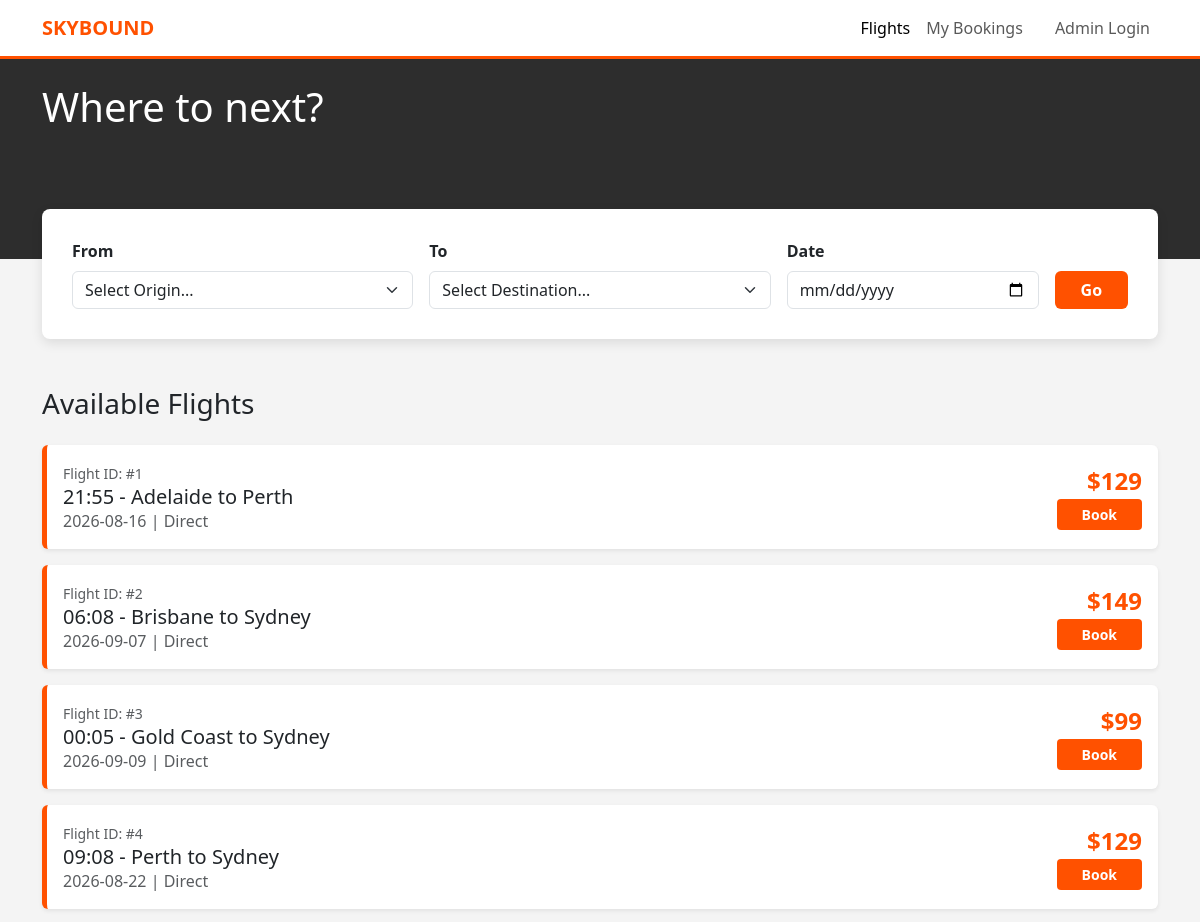
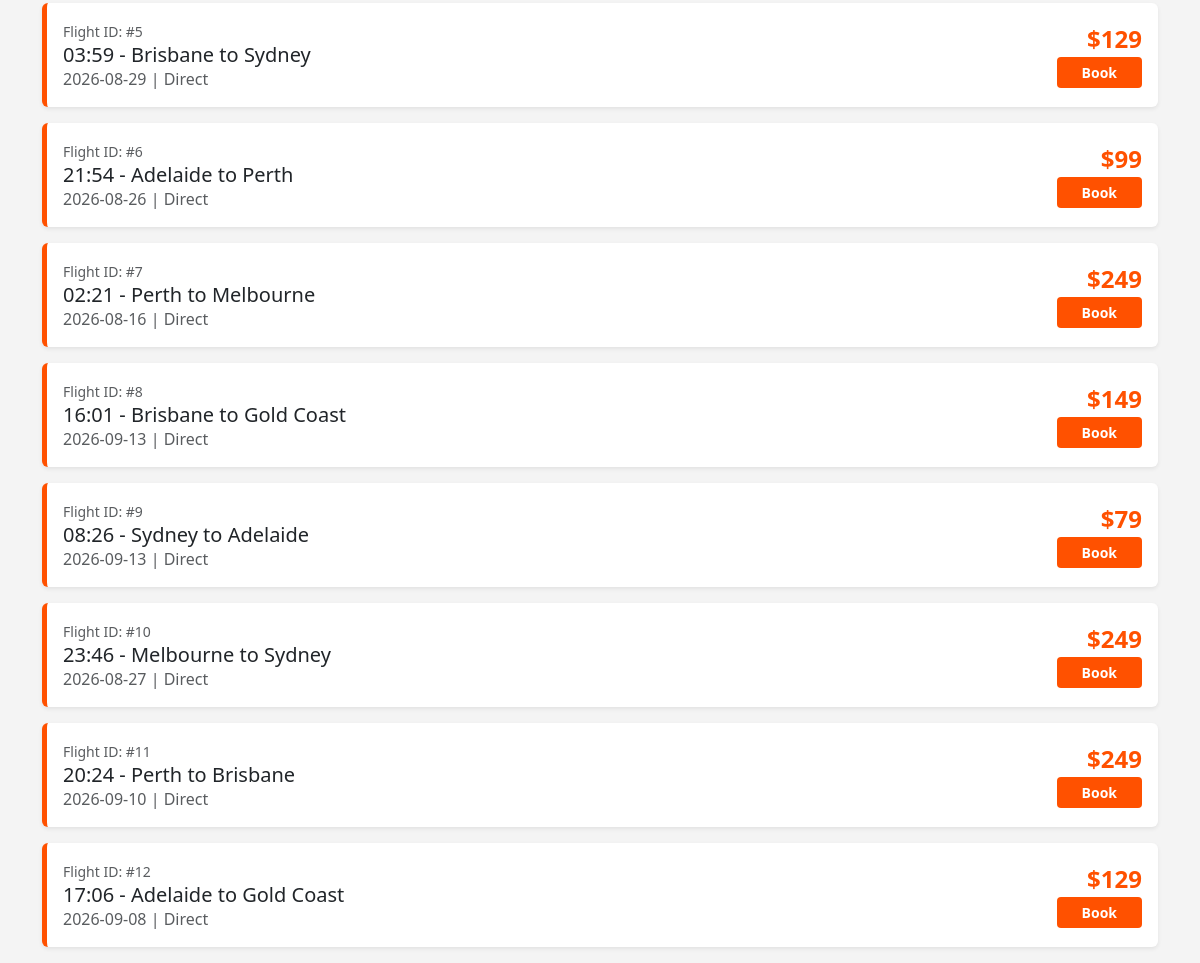
The page / on the database its author committed (2 pictures, top to bottom).
### tables this page shows
CREATE TABLE flights (
        flight_id INTEGER PRIMARY KEY AUTOINCREMENT,
        origin TEXT,
        destination TEXT,
        departure_time TEXT,
        capacity INTEGER,
        price INTEGER
    );

### app.py (the view)
@app.route('/', methods=['GET', 'POST'])
def index():
    conn = get_db_connection()
    if request.method == 'POST':
        origin = request.form.get('origin')
        dest = request.form.get('dest')
        db_flights = conn.execute('SELECT * FROM flights WHERE origin = ? AND destination = ?',(origin, dest)).fetchall()
    else:
        db_flights = conn.execute('SELECT * FROM flights').fetchall()
        origin,dest = "",""
    db_cities = get_all_cities()
    return render_template('index.html', flights=db_flights, cities = db_cities)

### app.py (called while the page is built)
def get_db_connection():
    conn = sqlite3.connect('pedair.db')
    conn.row_factory = sqlite3.Row
    return conn

def get_all_cities():
    conn = get_db_connection()
    cities_query = 'SELECT origin FROM flights UNION SELECT destination From flights ORDER BY origin ASC'
    db_cities = [row['origin'] for row in
    conn.execute(cities_query).fetchall()]
    conn.close()
    return db_cities

### templates/index.html (shortened to what this page needs)
<!DOCTYPE html>
<html lang="en">
<head>
    <link href="https://cdn.jsdelivr.net/npm/bootstrap@5.3.0/dist/css/bootstrap.min.css" rel="stylesheet">
</head>
<body>
<nav class="navbar navbar-expand-lg navbar-light sticky-top">
    <div class="container">
        <a class="navbar-brand fw-bold" href="#" style="color: var(--jetstar-orange);">SKYBOUND</a>
        <div class="navbar-nav ms-auto">
            <a class="nav-link active" href="#">Flights</a>
            <a class="nav-link" href="#">My Bookings</a>
            <a class="nav-link btn btn-outline-dark ms-lg-3" href="#">Admin Login</a>
        </div>
    </div>
</nav>
<div style="background-color: #2d2d2d; height: 200px; width: 100%;">
    <div class="container pt-4 text-white">
        <h1>Where to next?</h1>
    </div>
</div>
<div class="container">
    <div class="hero-search mb-5">
        <form class="row g-3" action = "/" method = "POST">
            <div class="col-md-4">
                <label class="form-label fw-bold">From</label>
                <select class="form-select" name = "origin">
                    <option> Select Origin...</option>
                </select>
            </div>
            <div class="col-md-4">
                <label class="form-label fw-bold">To</label>
                <select class="form-select" name = "dest">
                    <option>Select Destination...</option>
                </select>
            </div>
            <div class="col-md-3">
                <label class="form-label fw-bold">Date</label>
                <input type="date" class="form-control">
            </div>
            <div class="col-md-1 d-flex align-items-end">
                <button type="submit" class="btn btn-orange w-100">Go</button>
            </div>
        </form>
    </div>
    <h3 class="mb-4">Available Flights</h3>
    <div class="row">
        {% for flight in flights %}
            <div class="col-12 mb-3">
                <div class="card flight-card shadow-sm">
                    <div class="card-body d-flex justify-content-between align-items-center">
                        <div>
                            <span class="text-muted small">Flight ID: #{{ flight.flight_id }}</span>
                            <h5 class="mb-0">{{ flight.departure_time.split(" ")[1] }} - {{ flight.origin }} to {{ flight.destination }}</h5>
                            <p class="mb-0 text-muted">{{ flight.departure_time.split(" ")[0] }} | Direct</p>
                        </div>
                        <div class="text-end">
                            <div class="price-tag">${{ flight.price }}</div>
                            <a href = "/book/{{flight.flight_id}}" class="btn btn-sm btn-orange px-4">Book</a>
                        </div>
                    </div>
                </div>
            </div>
        {% endfor %}
    </div>
</div>
</body>
</html>

### templates/index.html (style rules this page uses)
:root { --jetstar-orange: #ff5100; --bg-light: #f4f4f4; }
body { background-color: var(--bg-light); font-family: 'Segoe UI', Roboto, sans-serif; }
.navbar { background-color: white; border-bottom: 3px solid var(--jetstar-orange); }
.hero-search { background: white; padding: 30px; border-radius: 8px; box-shadow: 0 4px 12px rgba(0,0,0,0.1); margin-top: -50px; }
.btn-orange { background-color: var(--jetstar-orange); color: white; font-weight: bold; }
.flight-card { border: none; border-left: 5px solid var(--jetstar-orange); transition: transform 0.2s; }
.price-tag { font-size: 1.5rem; color: var(--jetstar-orange); font-weight: bold; }

### rows shown on the page
flights: flight_id "1", departure_time "21:55", origin "Adelaide", destination "Perth", departure_time "2026-08-16", price "129"
flights: flight_id "2", departure_time "06:08", origin "Brisbane", destination "Sydney", departure_time "2026-09-07", price "149"
flights: flight_id "3", departure_time "00:05", origin "Gold Coast", destination "Sydney", departure_time "2026-09-09", price "99"
flights: flight_id "4", departure_time "09:08", origin "Perth", destination "Sydney", departure_time "2026-08-22", price "129"
flights: flight_id "5", departure_time "03:59", origin "Brisbane", destination "Sydney", departure_time "2026-08-29", price "129"
flights: flight_id "6", departure_time "21:54", origin "Adelaide", destination "Perth", departure_time "2026-08-26", price "99"
flights: flight_id "7", departure_time "02:21", origin "Perth", destination "Melbourne", departure_time "2026-08-16", price "249"
flights: flight_id "8", departure_time "16:01", origin "Brisbane", destination "Gold Coast", departure_time "2026-09-13", price "149"
flights: flight_id "9", departure_time "08:26", origin "Sydney", destination "Adelaide", departure_time "2026-09-13", price "79"
flights: flight_id "10", departure_time "23:46", origin "Melbourne", destination "Sydney", departure_time "2026-08-27", price "249"
flights: flight_id "11", departure_time "20:24", origin "Perth", destination "Brisbane", departure_time "2026-09-10", price "249"
flights: flight_id "12", departure_time "17:06", origin "Adelaide", destination "Gold Coast", departure_time "2026-09-08", price "129"
